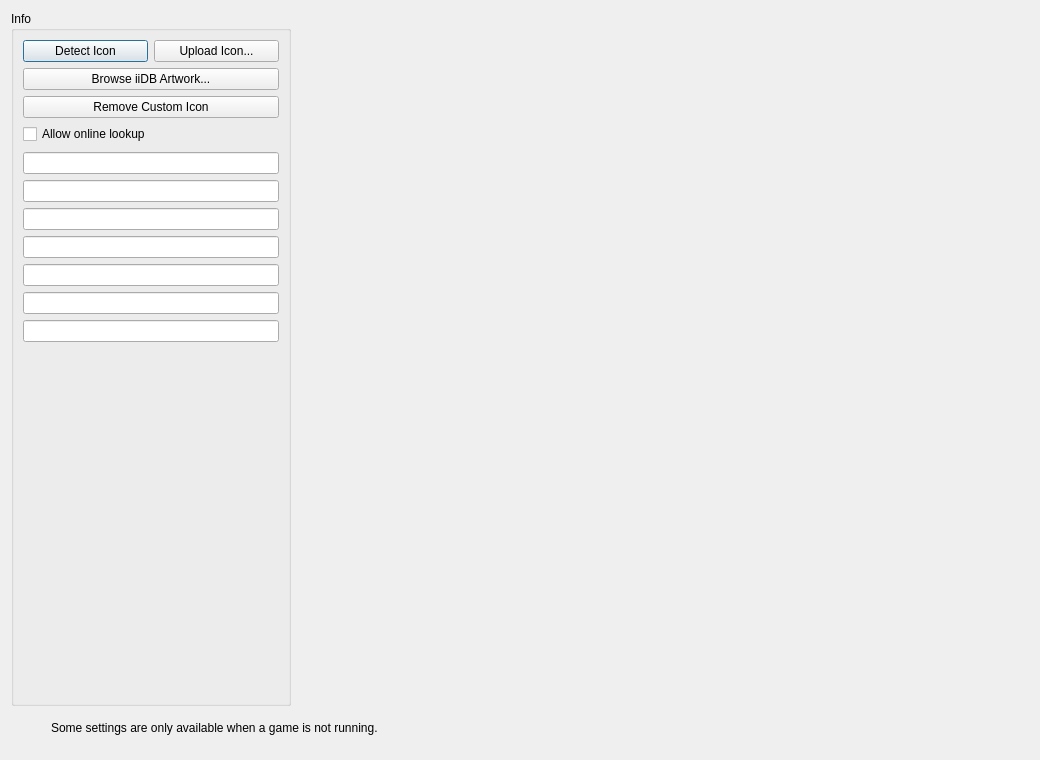
<?xml version="1.0" encoding="UTF-8"?>
<ui version="4.0">
 <class>ConfigurePerGame</class>
 <widget class="QDialog" name="ConfigurePerGame">
  <property name="geometry">
   <rect>
    <x>0</x>
    <y>0</y>
    <width>1040</width>
    <height>760</height>
   </rect>
  </property>
  <property name="windowTitle">
   <string>Dialog</string>
  </property>
  <layout class="QVBoxLayout" name="verticalLayout_3">
   <item>
      <widget class="QGroupBox" name="gameInfo">
       <property name="sizePolicy">
        <sizepolicy hsizetype="Maximum" vsizetype="Preferred">
         <horstretch>0</horstretch>
         <verstretch>0</verstretch>
        </sizepolicy>
       </property>
       <property name="title">
        <string>Info</string>
       </property>
       <layout class="QVBoxLayout" name="verticalLayout">
        <item alignment="Qt::AlignHCenter">
         <widget class="QWidget" name="nup_icon_widget" native="true">
          <property name="minimumSize">
           <size>
            <width>256</width>
            <height>0</height>
           </size>
          </property>
          <property name="maximumSize">
           <size>
            <width>256</width>
            <height>16777215</height>
           </size>
          </property>
          <layout class="QGridLayout" name="nup_icon_layout">
           <property name="spacing">
            <number>6</number>
           </property>
           <property name="leftMargin">
            <number>0</number>
           </property>
           <property name="topMargin">
            <number>0</number>
           </property>
           <property name="rightMargin">
            <number>0</number>
           </property>
           <property name="bottomMargin">
            <number>2</number>
           </property>
           <item row="0" column="0">
            <widget class="QPushButton" name="button_detect_icon">
             <property name="sizePolicy">
              <sizepolicy hsizetype="Expanding" vsizetype="Fixed">
               <horstretch>0</horstretch>
               <verstretch>0</verstretch>
              </sizepolicy>
             </property>
             <property name="toolTip">
              <string>Preview a local icon next to the archive. Online lookup is optional. Saved when you close Game Settings.</string>
             </property>
             <property name="text">
              <string>Detect Icon</string>
             </property>
            </widget>
           </item>
           <item row="0" column="1">
            <widget class="QPushButton" name="button_upload_icon">
             <property name="sizePolicy">
              <sizepolicy hsizetype="Expanding" vsizetype="Fixed">
               <horstretch>0</horstretch>
               <verstretch>0</verstretch>
              </sizepolicy>
             </property>
             <property name="toolTip">
              <string>Preview a local image as the game icon. Saved when you close Game Settings.</string>
             </property>
             <property name="text">
              <string>Upload Icon...</string>
             </property>
            </widget>
           </item>
           <item row="1" column="0" colspan="2">
            <widget class="QPushButton" name="button_browse_iidb">
             <property name="text">
              <string>Browse iiDB Artwork...</string>
             </property>
             <property name="toolTip">
              <string>Choose online artwork using your own iiDB API key. Saved when you close Game Settings.</string>
             </property>
            </widget>
           </item>
           <item row="2" column="0" colspan="2">
            <widget class="QPushButton" name="button_remove_icon">
             <property name="toolTip">
              <string>Show the game's own icon again. Saved when you close Game Settings.</string>
             </property>
             <property name="text">
              <string>Remove Custom Icon</string>
             </property>
            </widget>
           </item>
           <item row="3" column="0" colspan="2">
            <widget class="QCheckBox" name="allow_online_detection">
             <property name="text">
              <string>Allow online lookup</string>
             </property>
             <property name="toolTip">
              <string>If no local icon is found, send the game name to GitHub, Wikipedia and Bing to look for an icon. Disabled by default.</string>
             </property>
             <property name="checked">
              <bool>false</bool>
             </property>
            </widget>
           </item>
          </layout>
         </widget>
        </item>
        <item>
         <layout class="QGridLayout" name="gridLayout_2">
          <item row="6" column="1">
           <widget class="QLineEdit" name="display_size">
            <property name="enabled">
             <bool>true</bool>
            </property>
            <property name="readOnly">
             <bool>true</bool>
            </property>
           </widget>
          </item>
          <item row="3" column="1">
           <widget class="QLineEdit" name="display_version">
            <property name="enabled">
             <bool>true</bool>
            </property>
            <property name="readOnly">
             <bool>true</bool>
            </property>
           </widget>
          </item>
          <item row="4" column="1">
           <widget class="QLineEdit" name="display_title_id">
            <property name="enabled">
             <bool>true</bool>
            </property>
            <property name="readOnly">
             <bool>true</bool>
            </property>
           </widget>
          </item>
          <item row="7" column="1">
           <widget class="QLineEdit" name="display_filename">
            <property name="enabled">
             <bool>true</bool>
            </property>
            <property name="readOnly">
             <bool>true</bool>
            </property>
           </widget>
          </item>
          <item row="5" column="1">
           <widget class="QLineEdit" name="display_format">
            <property name="enabled">
             <bool>true</bool>
            </property>
            <property name="readOnly">
             <bool>true</bool>
            </property>
           </widget>
          </item>
          <item row="1" column="1">
           <widget class="QLineEdit" name="display_name">
            <property name="enabled">
             <bool>true</bool>
            </property>
            <property name="readOnly">
             <bool>true</bool>
            </property>
           </widget>
          </item>
          <item row="2" column="1">
           <widget class="QLineEdit" name="display_developer">
            <property name="enabled">
             <bool>true</bool>
            </property>
            <property name="readOnly">
             <bool>true</bool>
            </property>
           </widget>
          </item>
         </layout>
        </item>
        <item>
         <spacer name="verticalSpacer">
          <property name="orientation">
           <enum>Qt::Vertical</enum>
          </property>
          <property name="sizeHint" stdset="0">
           <size>
            <width>20</width>
            <height>40</height>
           </size>
          </property>
         </spacer>
        </item>
       </layout>
      </widget>
   </item>
   <item>
    <widget class="QWidget" name="footer">
    <layout class="QHBoxLayout" name="footerLayout">
     <property name="leftMargin">
      <number>40</number>
     </property>
     <property name="rightMargin">
      <number>40</number>
     </property>
     <property name="bottomMargin">
      <number>14</number>
     </property>
     <item>
      <widget class="QLabel" name="label_8">
       <property name="text">
        <string>Some settings are only available when a game is not running.</string>
       </property>
      </widget>
     </item>
    </layout>
    </widget>
   </item>
  </layout>
 </widget>
 <resources/>
 <connections/>
</ui>
